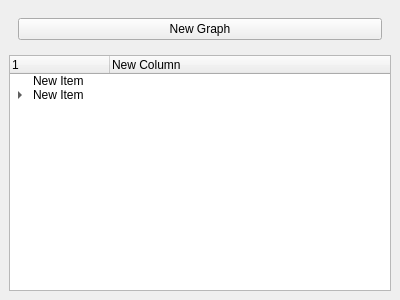
<?xml version="1.0" encoding="UTF-8"?>
<ui version="4.0">
 <class>GraphWidget</class>
 <widget class="QDockWidget" name="GraphWidget">
  <property name="geometry">
   <rect>
    <x>0</x>
    <y>0</y>
    <width>400</width>
    <height>300</height>
   </rect>
  </property>
  <property name="windowTitle">
   <string>DockWidget</string>
  </property>
  <widget class="QWidget" name="dockWidgetContents">
   <layout class="QVBoxLayout" name="verticalLayout">
    <item>
     <widget class="QWidget" name="widget" native="true">
      <layout class="QHBoxLayout" name="horizontalLayout">
       <item>
        <widget class="QPushButton" name="pushButton">
         <property name="text">
          <string>New Graph</string>
         </property>
        </widget>
       </item>
      </layout>
     </widget>
    </item>
    <item>
     <widget class="QTreeWidget" name="dataStreams">
      <column>
       <property name="text">
        <string>1</string>
       </property>
      </column>
      <column>
       <property name="text">
        <string>New Column</string>
       </property>
      </column>
      <item>
       <property name="text">
        <string>New Item</string>
       </property>
      </item>
      <item>
       <property name="text">
        <string>New Item</string>
       </property>
       <item>
        <property name="text">
         <string>New Item</string>
        </property>
       </item>
      </item>
     </widget>
    </item>
   </layout>
  </widget>
 </widget>
 <resources/>
 <connections/>
</ui>
